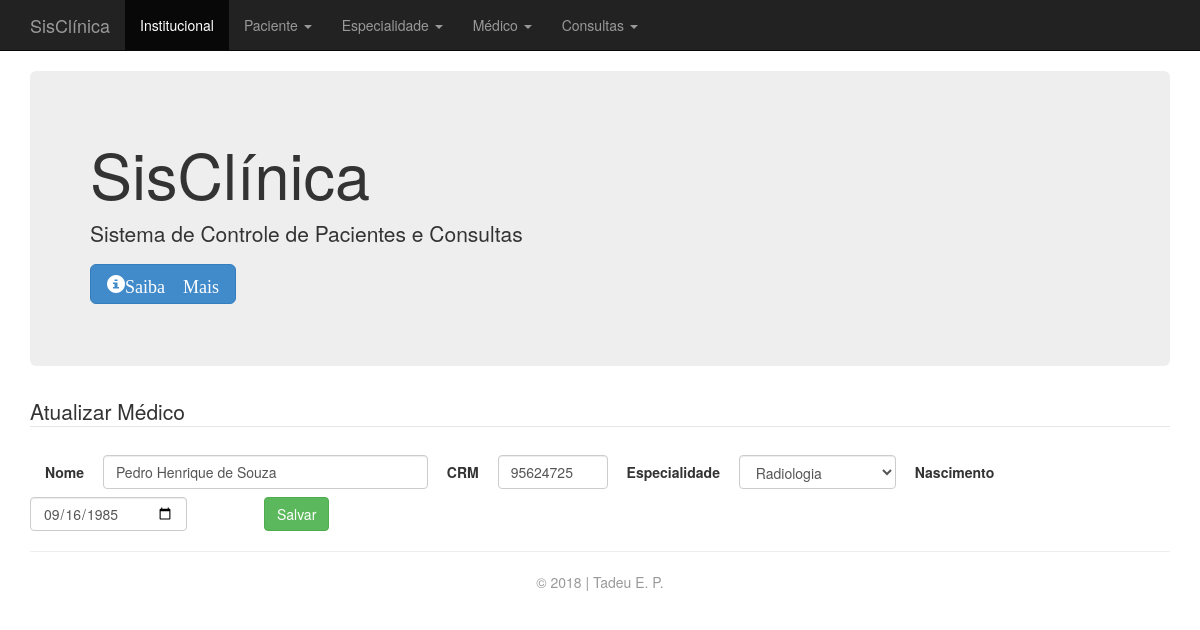
The page /index.php?pagina=atualizar_medico.php&idMedico=1 on the database its author committed.
### tables this page shows
CREATE TABLE IF NOT EXISTS `medico` (
  `id_medico` INT NOT NULL AUTO_INCREMENT COMMENT 'Id da Tabela medico',
  `nome_medico` VARCHAR(40) CHARACTER SET 'utf8' COLLATE 'utf8_general_ci' NOT NULL COMMENT 'Nome do Médico',
  `crm_medico` VARCHAR(8) NOT NULL COMMENT 'CRM do Médico\nMáximo 8 números',
  `data_nasc_medico` DATE NOT NULL COMMENT 'Data de Nascimento do Médico',
  `especialidade_id_especialidade` INT NOT NULL,
  PRIMARY KEY (`id_medico`, `especialidade_id_especialidade`),
  UNIQUE INDEX `id_medico_UNIQUE` (`id_medico` ASC),
  INDEX `fk_medico_especialidade1_idx` (`especialidade_id_especialidade` ASC),
  CONSTRAINT `fk_medico_especialidade1`
    FOREIGN KEY (`especialidade_id_especialidade`)
    REFERENCES `especialidade` (`id_especialidade`)
    ON DELETE NO ACTION
    ON UPDATE NO ACTION);

CREATE TABLE IF NOT EXISTS `especialidade` (
  `id_especialidade` INT NOT NULL AUTO_INCREMENT COMMENT 'Id da Tabela especialidade',
  `descricao_especialidade` VARCHAR(40) CHARACTER SET 'utf8' COLLATE 'utf8_general_ci' NOT NULL COMMENT 'Descrição (nome) da Especialidade Médica',
  PRIMARY KEY (`id_especialidade`),
  UNIQUE INDEX `id_especialidade_UNIQUE` (`id_especialidade` ASC));

### class/Medico.php (called while the page is built, shortened)
<?php
include "Conexao.php";
class Medico {
    private $idMedico;
    public function getIdMedico() {
        return $this->idMedico;
    }
    public function setIdMedico($idMedico) {
        $this->idMedico = $idMedico;
    }
    public function listarMedicoId() {
        $strSql = "SELECT * FROM medico INNER JOIN especialidade ON medico.especialidade_id_especialidade = especialidade.id_especialidade WHERE id_medico = ".$this->getIdMedico()."";
        $rs = Conexao::executaSql($strSql);
        return $rs;
    }
}

### class/Conexao.php (called while the page is built, shortened)
<?php
class Conexao {
	public static function abrirConexao() {
		$mysql_usuario = "root";
		$mysql_password = "mysql1985";
		$mysql_database = "clinica";
		$mysql_host  = "localhost";
		$varcon = mysqli_connect($mysql_host, $mysql_usuario, $mysql_password, $mysql_database);
		if ($varcon)
			return($varcon);
		  else
			return(false);
	}
	public static function fecharConexao($varcon) {
		if(mysqli_close($varcon))
			return(true);
		else
			return(false);
	}
	public static function executaSql($strSql) {
		$linkCon = Conexao::abrirConexao();
		$resultado = mysqli_query($linkCon, $strSql);
	   	return $resultado;
	}
}

### atualizar_medico.php (the view, shortened to what this page needs)
<?php
    include 'class/Medico.php';
    $medico = new Medico();
    $medico->setIdMedico($_GET['idMedico']);
    $rs = $medico->listarMedicoId();
    $linha = mysqli_fetch_array($rs, MYSQLI_ASSOC);
echo '
<div class="container">
    <legend>Atualizar Médico</legend>
    <form action="index.php?pagina=processar_atualizacao_medico.php&idMedico='.$linha['id_medico'].'" method="post">
        <div class="form-inline ">
            <div class="col-lg-13">
                <label class="form-group">Nome</label>
                <input maxlength="40" style="width: 325px;" type="text" name="nome" class="form-control" placeholder="Máximo 40 caracteres..." required value="'.$linha['nome_medico'].'">
                <label class="form-group">CRM</label>
                <input maxlength="8" style="width: 110px;" id="crm" type="text" name="crm" class="form-control" placeholder="Máx. 8 carac." required value="'.$linha['crm_medico'].'">
                <label class="form-group">Especialidade</label>
                <select id="especialidade" name="especialidade" style="width: 157px;" class="form-control" placeholder="Especialidade..." required>
                    <option value="'.$linha['id_especialidade'].'">'.$linha['descricao_especialidade'].'</option>';
                echo '
                </select>
                <label class="form-group">Nascimento</label>
                <input style="width: 157px;" type="date" name="dataNascimento" class="form-control" required value="'.$linha['data_nasc_medico'].'">
                <button style="width: 185p; margin-left: 73px;" type="submit" class="btn btn-success">Salvar</button>
            </div>
        </div>
    </form>
</div>
';

### css/estilo.css (style rules this page uses)
label { padding: 15px; margin-right: px; }

### rows shown on the page
medico: nome "Pedro Henrique de Souza", crm "95624725", especialidade "Radiologia", dataNascimento "09/16/1985"
